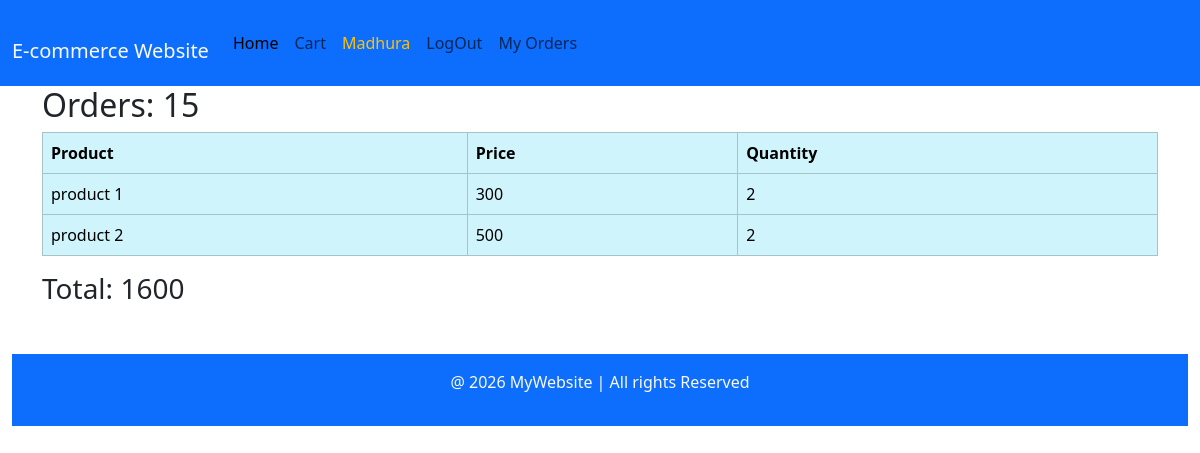
Page /order-details/15/ (signed in) on the committed database.
### core/models.py (models this page shows)
class Order(models.Model):
     user=models.ForeignKey(User,on_delete=models.CASCADE)
     total=models.IntegerField()
     created_at=models.DateTimeField(auto_now_add=True)
     razorpay_order_id = models.CharField(max_length=200, blank=True, null=True)
     status=models.CharField(max_length=50,default='pending')

class OrderItem(models.Model):
    order=models.ForeignKey(Order,on_delete=models.CASCADE)
    product=models.ForeignKey(Product,on_delete=models.CASCADE)
    quantity=models.IntegerField()

class Product(models.Model):
    name=models.CharField(max_length=100)
    price=models.IntegerField()
    description=models.TextField()
    image=models.ImageField(upload_to='products/')

### core/views.py (the view)
# urls.py: path('order-details/<int:id>/', order_details, name='order_details'),
@login_required
def order_details(request, id):
    order = Order.objects.get(id=id, user=request.user)
    data = OrderItem.objects.filter(order=order)
    return render(request, 'core/order_details.html', {
        'order': order,
        'data': data
    })

### templates/core/order_details.html
{% extends 'core/navbar.html' %}
   {% block content %}
       <h2>Orders: {{order.id}}</h2>
    <table class="table table-bordered table-hover table-info">
        <tr>
            <th>Product</th>
            <th>Price</th>
            <th>Quantity</th>
        </tr>
        {% for ab in data %}
         <tr>
            <td>{{ab.product.name}}</td>
            <td>{{ab.product.price}}</td>
            <td>{{ab.quantity}}</td>
         </tr>
        {% endfor %}
    </table>
    <h3>Total: {{order.total}}</h3>
   {% endblock content %}

### templates/core/navbar.html (shortened to what this page needs)
<!DOCTYPE html>
<html lang="en">
<head>
    <link href="https://cdn.jsdelivr.net/npm/bootstrap@5.3.8/dist/css/bootstrap.min.css" rel="stylesheet">
</head>
<body>
      <nav class="navbar navbar-expand-lg bg-primary">
  <div class="container-fluid">
    <a class="navbar-brand text-light" href="#" >E-commerce Website </a>
    <div class="collapse navbar-collapse" id="navbarSupportedContent">
      <ul class="navbar-nav me-auto mb-2 mb-lg-0">
    <li class="nav-item">
        <a class="nav-link active" href="/">Home</a>
    </li>
    <li class="nav-item">
        <a class="nav-link" href="{% url 'cart' %}">Cart</a>
    </li>
       {% if user.is_authenticated %}
        <li class="nav-item">
          <a class="nav-link text-warning" href="#">{{user.username}}</a>
       </li>
        <li class="nav-item">
            <a class="nav-link" href="{% url 'logout' %}">LogOut</a>
        </li>
       {% endif %}
        <li class="nav-item">
            <a class="nav-link" href="{% url 'my_orders' %}">My Orders</a>
        </li>
</ul>
    </div>
  </div>
</nav>
<div class="container">
    {% block content %}
    {% endblock content %}
</div>
<div class="container-fluid">
<footer class=" bg-primary text-light text-center mt-5 p-3">
  <p>@ 2026 MyWebsite | All rights Reserved</p>
</footer>
</div>
</body>
</html>

### rows in the picture
Order: id "15", total "1600"
OrderItem: product.name "product 1", product.price "300", quantity "2"
OrderItem: product.name "product 2", product.price "500", quantity "2"

### other values in the picture
{{ user.username }} "Madhura"
